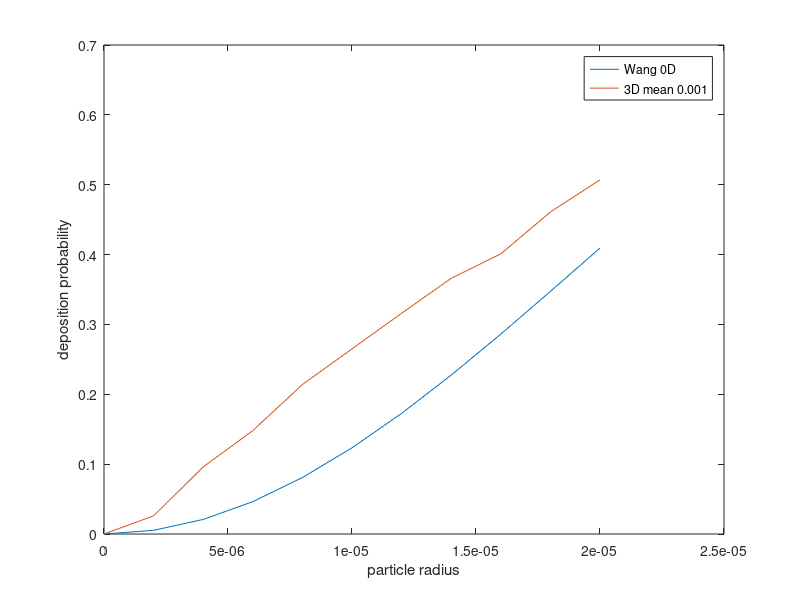

Here is the MATLAB script that generated this plot: (Note: this script raises an error after producing the figure.)
% most taken from lambert

pi = 3.142

g = 9.81;   %m/s^2
C = 1.0;
rho_p = 1200;
r_p = 30.e-6; %2.5,10,30 um
L = 2.0e-2; %1cm
phi = 0.;
mu = 1.2*1.7e-5;    %m^2/s
R = 0.5e-2; % 0.5cm
v = 24.80e-2;   %cm/s
pi = 3.142;

r_p = linspace(0e-6,20e-6,11)


probability_wang = 1 - exp(-4*g*C*rho_p.*r_p.*r_p*L*cos(phi)/(9*pi*mu*R*v))

close all
plot(r_p,probability_wang)

%dt 0.001
prob_exp_1 = [0 0.026 0.096 0.148 0.214 0.265 0.316 0.366 0.401 0.461 0.507]



 
hold on
plot(r_p,prob_exp_1)
%plot(r_p,prob_exp_1)
%plot(r_p,prob_exp_2)
%plot(r_p,prob_exp_3)
%plot(r_p,prob_exp_4)
xlabel('particle radius');
ylabel('deposition probability');
legend('Wang 0D','3D mean 0.001')
ax = gca;
ax.XAxis.Exponent = -6;
